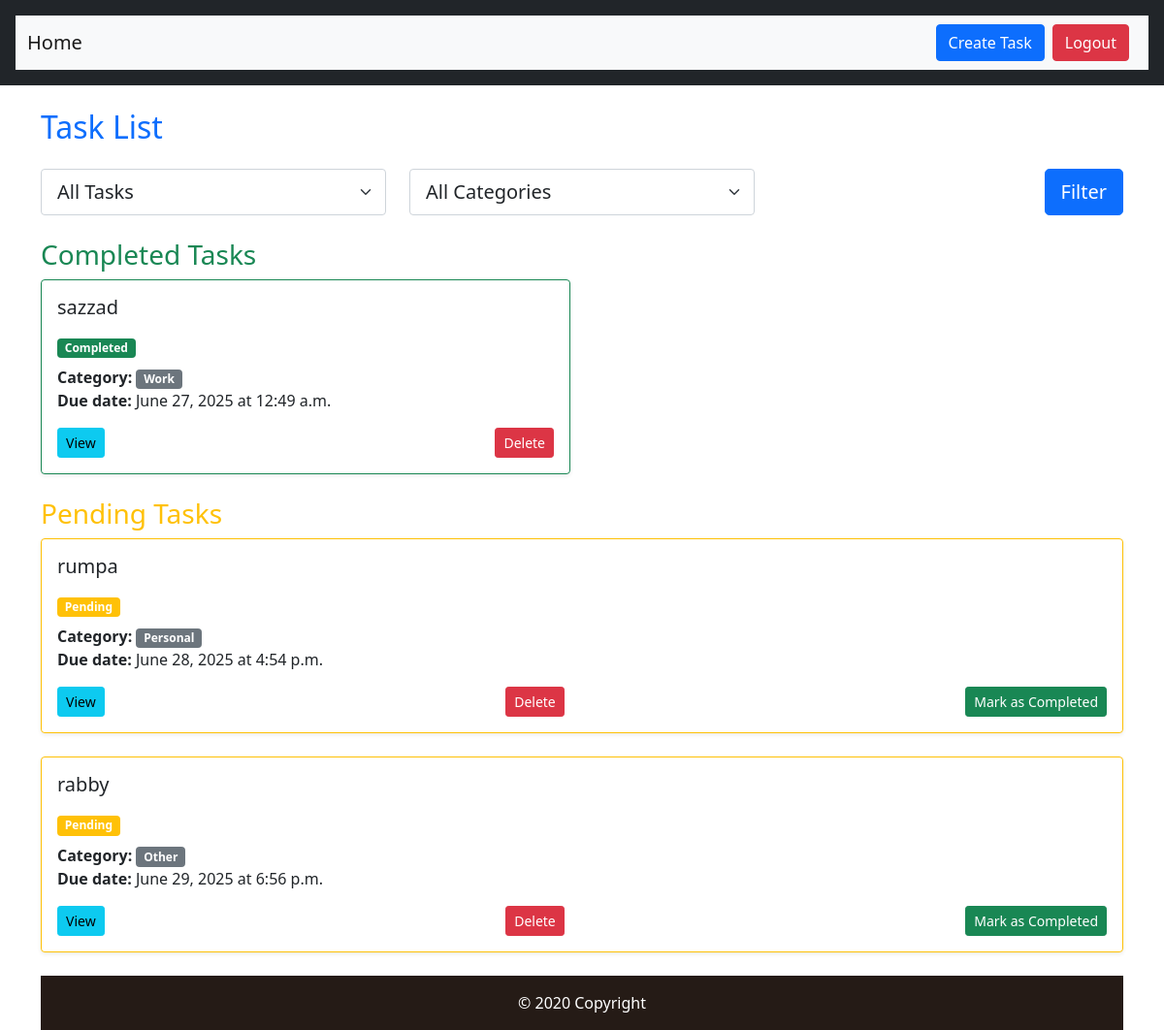
Screenshot of / (signed in) with the database file from the repository.
### task/models.py (models this page shows, shortened)
class Task(models.Model):
    STATUS = [
        ('pending', 'Pending'),
        ('completed', 'Completed'),
    ]
    CATEGORY = [
        ('work', 'Work'),
        ('personal', 'Personal'),
        ('other', 'Other'),
    ]
    title = models.CharField(max_length=100)
    description = models.TextField()
    due_date = models.DateField()
    due_time = models.TimeField()
    status = models.CharField(max_length=10, choices=STATUS)
    category = models.CharField(max_length=10, choices=CATEGORY)
    is_completed = models.BooleanField(default=False)
    user = models.ForeignKey(User, on_delete=models.CASCADE)

### task/views.py (the view)
# urls.py: path('', views.task_list, name='task_list'),
@login_required
def task_list(request):
    status_filter = request.GET.get('status', 'all')
    category_filter = request.GET.get('category', 'all')
    tasks = Task.objects.filter(user=request.user)
    if status_filter != 'all':
        tasks = tasks.filter(is_completed=(status_filter=='completed'))
    if category_filter != 'all':
        tasks = tasks.filter(category=category_filter)
    completed_tasks = tasks.filter(is_completed=True)
    pending_tasks = tasks.filter(is_completed=False)
    return render(request, 'task_list.html', {
        'completed_tasks' : completed_tasks,
        'pending_tasks' : pending_tasks,
        'status_filter' : status_filter,
        'categry_filter' : category_filter,
    })

### task/templates/task_list.html (shortened to what this page needs)
{% extends "base.html" %}
{% block content %}
<h2 class="mb-4 text-primary">Task List</h2>
    <form method="get" class="mb-4">
        <div class="row">
            <div class="col-md-4">
                <select name="status" class="form-select form-select-lg">
                    <option value="all" {% if status_filter == 'all' %}selected{% endif %}>All Tasks</option>
                </select>
            </div>
            <div class="col-md-4">
                <select name="category" class="form-select form-select-lg">
                    <option value="all" {% if category_filter == 'all' %}selected{% endif %}>All Categories</option>
                </select>
            </div>
            <div class="col-md-4 text-end">
                <button type="submit" class="btn btn-primary btn-lg">Filter</button>
            </div>
        </div>
    </form>
    <div class="row">
        <div class="col-md-6">
            <h3 class="text-success">Completed Tasks</h3>
            <div class="card-columns">
                {% for task in completed_tasks %}
                    <div class="card mb-4 shadow-sm border-success">
                        <div class="card-body">
                            <h5 class="card-title">{{ task.title}}</h5>
                            <span class="badge bg-success mb-2">Completed</span>
                            <p class="card-text">
                                <strong>Category:</strong> <span class="badge bg-secondary">{{ task.get_category_display }}</span><br>
                                <strong>Due date:</strong> {{ task.due_date }} at {{task.due_time }}
                            </p>
                            <div class="d-flex justify-content-between">
                                <a href="{% url 'task_detail' task.id %}"class="btn btn-info btn-sm">View</a>
                                <a href="{% url 'task_delete' task.id %}"class="btn btn-danger btn-sm">Delete</a>
                            </div>
                        </div>
                    </div>
                {% endfor %}
            </div>
        </div>
        <div col md-6>
            <h3 class="text-warning">Pending Tasks</h3>
                <div card-columns>
                    {% for task in pending_tasks %}
                    <div class="card mb-4 shadow-sm border-warning">
                        <div class="card-body">
                            <h5 class="card-title">{{ task.title }}</h5>
                            <span class="badge bg-warning mb-2">Pending</span>
                            <p>
                            <strong>Category:</strong> <span class="badge bg-secondary">{{ task.get_category_display }}</span><br>
                                <strong>Due date:</strong> {{ task.due_date }} at {{ task.due_time }}
                            </p>
                            <div class="d-flex justify-content-between">
                                    <a href="{% url 'task_detail' task.id %}" class="btn btn-info btn-sm">View</a>
                                    <a href="{% url 'task_delete' task.id %}" class="btn btn-danger btn-sm">Delete</a>
                                    <a href="{% url 'task_mark_completed' task.id %}" class="btn btn-success btn-sm">Mark as Completed</a>
                            </div>
                        </div>
                    </div>
                    {% endfor %}
                </div>
        </div>
    </div
{% endblock %}

### templates/base.html (shortened to what this page needs)
<!DOCTYPE html>
<html lang="en">
  <head>
    <link
      href="https://cdn.jsdelivr.net/npm/bootstrap@5.0.2/dist/css/bootstrap.min.css"
      rel="stylesheet"
    />
  </head>
  <body>
    <header class="bg-dark text-white p-3">
      <nav class="navbar navbar-expand-lg navbar-light bg-light">
        <div class="container-fluid">
          <a class="navbar-brand" href="{% url "task_list" %}">Home</a>
          <div class="collapse navbar-collapse" id="navbarSupportedContent">
            <ul class="navbar-nav ms-auto">
              {% if user.is_authenticated %}
                <li class="nav-item">
                  <a href="{% url 'task_create' %}" class="btn btn-primary text-white">Create Task</a>
                </li>
              <li class="nav-item">
                <form action="{% url 'logout' %}" method="post">
                  <button type="submit" class="btn btn-danger mx-2">Logout</button>
                </form>
              </li>
            {% endif %}
            </ul>
          </div>
        </div>
      </nav>
    </header>
    <main class="container mt-4 flex-grow-1">
       {% block content %}
       {% endblock %}
    </main>
  </body>
  <footer class="text-center text-lg-start" style="background-color:rgb(46, 34, 28);">
    <div class="text-center text-white p-3" style="background-color: rgba(0, 0, 0, 0.2);">
      © 2020 Copyright
    </div>
  </footer>
</html>

### rows the page displays
Task: title "sazzad", category "Work", due_date "June 27, 2025", due_time "12:49 a.m."
Task: title "rumpa", category "Personal", due_date "June 28, 2025", due_time "4:54 p.m."
Task: title "rabby", category "Other", due_date "June 29, 2025", due_time "6:56 p.m."
